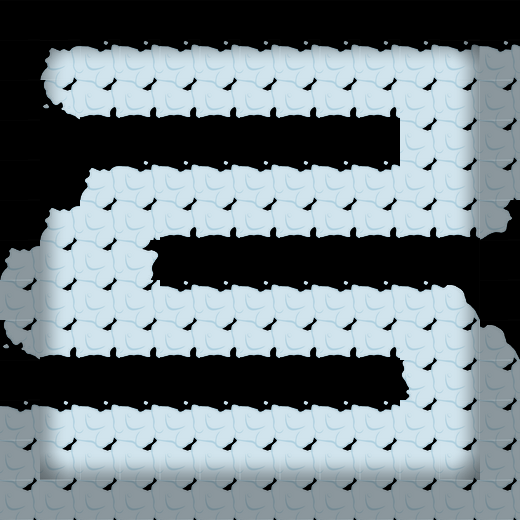

Below is a game level as drawn by its tile map, then a one-line description and the .tmx that defines it (tile-layer data replaced by summaries):
An orthogonal 13x13 tile map with 40x40 px tiles, 2 tile layers (块层 1, 块层 2).

<map version="1.0" orientation="orthogonal" width="13" height="13" tilewidth="40" tileheight="40">
 <tileset firstgid="1" name="bcmap_skin" tilewidth="40" tileheight="40">
  <image source="bcmap_skin.png" width="200" height="280" />
 </tileset>
 <layer name="块层 1" width="13" height="13">
  <data>[169 cells, 121 non-empty, 13 distinct tile ids]</data>
 </layer>
 <layer name="块层 2" width="13" height="13">
  <data>[169 cells, 88 non-empty, 9 distinct tile ids]</data>
 </layer>
</map>
